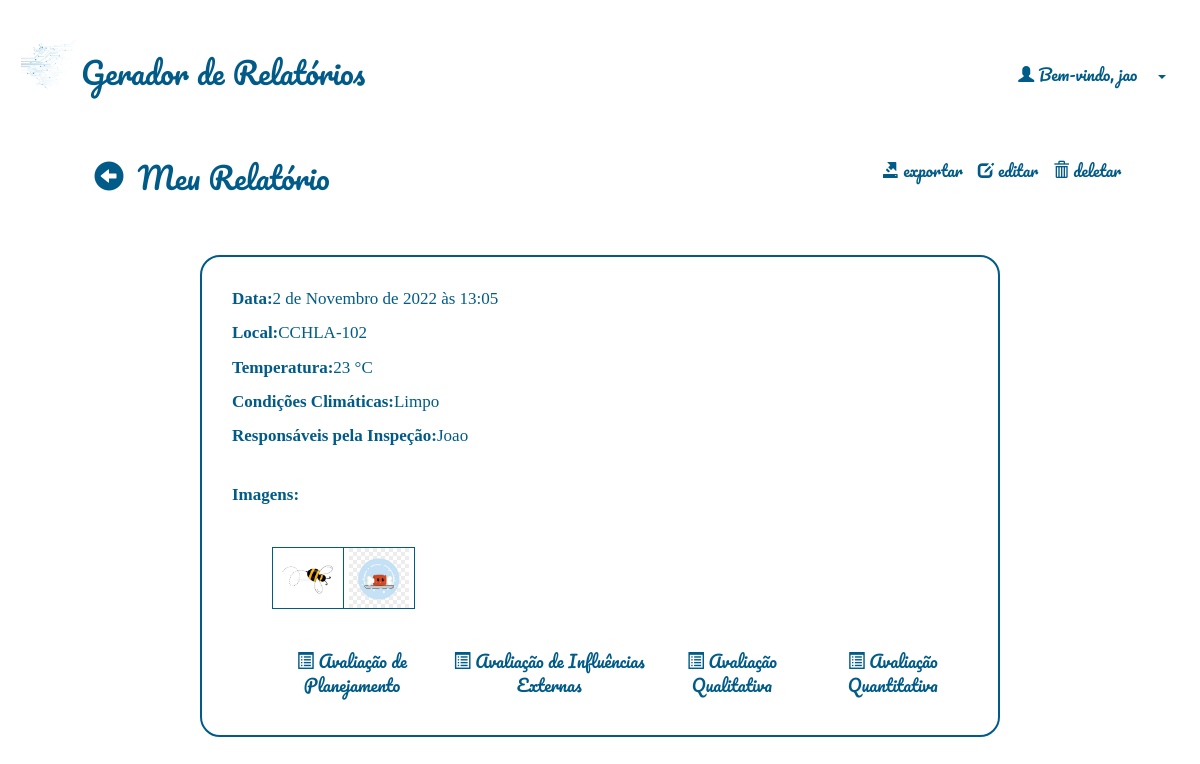
Screenshot of /relatorios/relatorio/42/ (signed in) with the database file from the repository.
### relatorio/models.py (models this page shows)
class Relatorio(models.Model):
    autor = models.ForeignKey(User, default=None, on_delete=models.CASCADE)
    data = models.DateTimeField()
    local = models.CharField(max_length=100)
    temperatura = models.IntegerField()
    clima = models.CharField(max_length=100)
    responsaveis = models.TextField(blank=True)
    qualiprof = models.CharField(max_length=100, default='')
    riscos = models.CharField(max_length=100, default='')
    equipamentos = models.CharField(max_length=100, default='')
    sinalizacao = models.CharField(max_length=100, default='')
    desligamento = models.CharField(max_length=4, default='')
    integridade = models.CharField(max_length=4, default='')
    dialogo = models.CharField(max_length=4, default='')
    curso_nr = models.CharField(max_length=4, default='')
    conferido = models.CharField(max_length=4, default='')
    delimitar_area = models.CharField(max_length=4, default='')
    auxconces = models.CharField(max_length=4, default='')
    tensao = models.CharField(max_length=4, default='')
    aterramento = models.CharField(max_length=4, default='')
    altura = models.CharField(max_length=4, default='')
    cinto_seg = models.CharField(max_length=4, default='')
    requi_seg = models.CharField(max_length=4, default='')
    reavaliacao = models.CharField(max_length=4, default='')
    tempambiente = models.CharField(max_length=100, default='')
    condambiente = models.CharField(max_length=100, default='')
    altitude = models.CharField(max_length=100, default='')
    presagua = models.CharField(max_length=100, default='')
    pressolidos = models.CharField(max_length=100, default='')
    pressubst = models.CharField(max_length=100, default='')
    solmecanicas = models.CharField(max_length=100, default='')
    presmofo = models.CharField(max_length=100, default='')
    presfauna = models.CharField(max_length=100, default='')
    infleletro = models.CharField(max_length=100, default='')
    radsolar = models.CharField(max_length=100, default='')
    descatm = models.CharField(max_length=100, default='')
    movdoar = models.CharField(max_length=100, default='')
    vento = models.CharField(max_length=100, default='')
    competencia = models.CharField(max_length=100, default='')
    reseletr = models.CharField(max_length=100, default='')
    contpessoas = models.CharField(max_length=100, default='')
    condfuga = models.CharField(max_length=100, default='')
    natmatpr = models.CharField(max_length=100, default='')
    natmatcons = models.CharField(max_length=100, default='')
    classestr = models.CharField(max_length=100, default='')
    documentacao = models.CharField(max_length=100, default='')
    ambientesofreu = models.CharField(max_length=100, default='')
    instalacaoinspecionada = models.CharField(max_length=100, default='')
    linhaseletricasdisp = models.CharField(max_length=100, default='')
    compinstalacao = models.CharField(max_length=100, default='')
    linhaseletricascorr = models.CharField(max_length=100, default='')
    tomadasdeforca = models.CharField(max_length=100, default='')
    qtdesufitomadas = models.CharField(max_length=100, default='')
    instlquadist = models.CharField(max_length=100, default='')
    novoscircuitos = models.CharField(max_length=100, default='')
    advquadist = models.CharField(max_length=100, default='')
    dispprotecaoident = models.CharField(max_length=100, default='')
    protcircuitos = models.CharField(max_length=100, default='')
    barramentoquadist = models.CharField(max_length=100, default='')
    bitola = models.CharField(max_length=100, default='')
    condutident = models.CharField(max_length=100, default='')
    disjundif = models.CharField(max_length=100, default='')
    dispprotecaosurtos = models.CharField(max_length=100, default='')
    servseguranca = models.CharField(max_length=100, default='')
    esqaterramento = models.CharField(max_length=100, default='')
    reservadeenergia = models.CharField(max_length=100, default='')
    fontseguranca = models.CharField(max_length=100, default='')
    paralelismo = models.CharField(max_length=100, default='')
    capbarramento = models.PositiveSmallIntegerField(default=0)
    protgeral = models.PositiveSmallIntegerField(default=0)
    protdr = models.PositiveSmallIntegerField(default=0)
    protdps = models.PositiveSmallIntegerField(default=0)
    vab = models.PositiveSmallIntegerField(default=0)
    van = models.PositiveSmallIntegerField(default=0)
    ia= models.PositiveSmallIntegerField(default=0)
    vbc = models.PositiveSmallIntegerField(default=0)
    vbn = models.PositiveSmallIntegerField(default=0)
    ib= models.PositiveSmallIntegerField(default=0)
    vca = models.PositiveSmallIntegerField(default=0)
    vcn = models.PositiveSmallIntegerField(default=0)
    ic= models.PositiveSmallIntegerField(default=0)
    continuidade = models.CharField(max_length=100, default='')
    resistencia = models.CharField(max_length=100, default='')
    selvpelv = models.CharField(max_length=100, default='')
    verificacao = models.CharField(max_length=100, default='')
    ensaiodetensao = models.CharField(max_length=100, default='')
    ensaiodefunc = models.CharField(max_length=100, default='')

class Imagens(models.Model):
    rel_pai = models.ForeignKey(Relatorio, on_delete=models.CASCADE)
    img = models.FileField(upload_to='media/', blank=True, null=True)

### relatorio/views.py (the view)
# urls.py: path('relatorio/<int:rel_id>/', views.relatorio_visualiza, name="visualiza"),
@login_required(login_url="/accounts/login/")
def relatorio_visualiza(request, rel_id):
    relatorio = Relatorio.objects.get(id=rel_id)
    imagens = Imagens.objects.filter(rel_pai__pk=rel_id)
    now = timezone.now()
    return render(request, 'relatorio/relatorio_visualiza.html', {'relatorio': relatorio, 'imagens':imagens})

### relatorio/templates/relatorio/relatorio_visualiza.html
{% extends 'base_layout.html'%}
{% block content %}
<header style="margin-inline:5%;">
        <h2>
                <button class="botao-icon" onclick="history.back()">
                        <span class="glyphicon glyphicon-circle-arrow-left"></span>
                </button>
                Meu Relatório
        </h2>
        <nav>
        <li>
                <a class="botao-icon" href="{% url 'relatorio:exporta' rel_id=relatorio.id %}">
                        <span class="glyphicon glyphicon-export"></span> exportar
                </a>
                <a class="botao-icon" href="{% url 'relatorio:edita' rel_id=relatorio.id %}">
                        <span class="glyphicon glyphicon-edit"></span> editar
                </a>
                <a class="botao-icon" href="{% url 'relatorio:deleta' rel_id=relatorio.id %}">
                        <span class="glyphicon glyphicon-trash"></span> deletar
                </a>
        </li>
        </nav>
</header>
<div class="compromisso-visualiza-wrapper">
        <div class="compromisso-visualiza">
                <p><b>Data:</b> {{ relatorio.data }}</p>
                <p><b>Local:</b> {{ relatorio.local }}</p>
                <p><b>Temperatura:</b> {{relatorio.temperatura}} °C</p>
                <p><b>Condições Climáticas:</b> {{relatorio.clima}} </p>
                <p><b>Responsáveis pela Inspeção:</b>  {{ relatorio.responsaveis }}</p>
                <br>
                <p><b>Imagens:</b></p>
                <table style="margin:inherit;">
                        <tr>
                {% for imagem in imagens %}
                                <td><img src='{{ imagem.img.url }}'></td>
                {% endfor %}
                        </tr>
                </table>
                <nav>
                        <li>
                                <a class="botao-icon" href="{% url 'relatorio:addplanejamento' rel_id=relatorio.id %}">
                                        <span class="glyphicon glyphicon-list-alt"></span> Avaliação de Planejamento
                                </a>
                                <a class="botao-icon" href="{% url 'relatorio:addexternas' rel_id=relatorio.id %}">
                                        <span class="glyphicon glyphicon-list-alt"></span> Avaliação de Influências Externas
                                </a>
                                <a class="botao-icon" href="{% url 'relatorio:addqualitativas' rel_id=relatorio.id %}">
                                        <span class="glyphicon glyphicon-list-alt"></span> Avaliação Qualitativa
                                </a>
                                <a class="botao-icon" href="{% url 'relatorio:addquantitativas' rel_id=relatorio.id %}">
                                        <span class="glyphicon glyphicon-list-alt"></span> Avaliação Quantitativa
                                </a>
                        </li>
                </nav>
        </div>
</div>
{% endblock %}

### templates/base_layout.html (shortened to what this page needs)
<!DOCTYPE html>
<html lang="pt-BR">
<head>
    <link href="https://cdn.jsdelivr.net/npm/bootstrap@5.1.3/dist/css/bootstrap.min.css" rel="stylesheet">
    <link rel="stylesheet" href="https://maxcdn.bootstrapcdn.com/bootstrap/3.4.0/css/bootstrap.min.css">
    {% load static %}
    <link rel="stylesheet" href="{% static 'styles.css' %}">
</head>
<body>
    <header class="wrapper">
        <h1><a href="{% url 'home' %}"><img src="{% static 'logo.png' %}" alt="calendario"/>Gerador de Relatórios</a></h1>
        <nav>
            <ul style="margin: 40px 0 0 0;">
                {% if user.is_authenticated %}
                <li>
                    <div class="dropdown">
                        <span class="glyphicon glyphicon-user"></span> Bem-vindo, {{ user }}
                        <a class="btn btn-secondary dropdown-toggle" href="#" role="button" id="botao-usuario" data-toggle="dropdown" aria-haspopup="true" aria-expanded="false">
                          </a>
                      </div>
                </li>
                {% else %}
                    <li><a class="botao-icon" href="{% url 'accounts:login' %}">Log in</a></li>
                    <li><a class="botao-icon" href="{% url 'accounts:signup' %}">Sign up</a></li>
                {% endif %}
            </ul>
        </nav>
    </header>
    <div class="wrapper">
        {% block content %}
        {% endblock %}
    </div>
</body>
</html>

### assets/styles.css (style rules this page uses)
body { background-color: #ffffff; color: #005b88; padding: 0 1px 0 1px; font-family: Pacifico; font-size: medium; }
img { width: 60px; height: auto; vertical-align: bottom; }
#botao-usuario { background-color: transparent; color: #005b88; }
.login input, .compromisso-visualiza, .criaCompromisso { font-family: Cambria, Cochin, Georgia, Times, 'Times New Roman', serif; }
.compromisso-visualiza-wrapper { display: flex; align-items: center; justify-content: center; justify-self: center; }
.compromisso-visualiza { width: 800px; border-radius: 20px; align-self: center; text-align: center; border: 2px solid #005b88; margin: 40px; padding: 30px; font-size: 17px; }
.compromisso-visualiza p { display: table; text-justify: auto; }
table { margin: auto; }
h1 a { font-weight: normal; font-size: 30px; margin: 0; }
h2,h3,h4,h5 { color: #005b88; font-weight: normal; margin: 0; }
a, .dropdown-item { color: #005b88; }
a, a:hover, a:visited, .dropdown-item:visited { text-decoration: none; }
td, th { text-align: center; padding-inline: 5px; border: 1px solid #005b88; border-radius: 20px; }
.wrapper { margin: 0 auto; padding: 20px; }
header { display: grid; align-self: center; grid-template-columns: 1fr 1fr; padding: 20px 0; }
nav { justify-self: end; }
nav li { display: inline-block; margin-left: 20px; }
.botao-icon { display: table-cell; background: none; font-family: Pacifico; color: #005b88; cursor: pointer; size-adjust: 2px; border-width: 0; cursor: pointer; padding-left: 15px; }

### rows the page displays
Relatorio: data "2 de Novembro de 2022 às 13:05", local "CCHLA-102", temperatura "23", clima "Limpo", responsaveis "Joao"
Imagens: img (picture)
Imagens: img (picture)

### other values shown
{{ user }} "jao"
